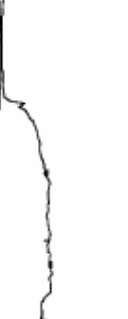
#> input picture data/profiles_1/profile_18_04.png, 128 x 319 px
$ python prepare_profile.py
#> lines starting #> are read from the running program, lines starting #| are printed output that depends on the picture
import csv
from dataclasses import dataclass
from pathlib import Path

from PIL import Image, ImageDraw


@dataclass
class PrepareProfile:
    profiles_name: str

    def cleaning(self, profile_name: str) -> list[tuple[float, float]]:
        """Noise removal and image output."""
#> called with profile_name = 'profile_18_04.png'
        coef: float = 2.46 * 10**10
        list_coords: list[tuple[float, float]] = list()
        path_to_profiles = Path(
            Path(__file__).parents[1], "data", self.profiles_name
        )

        image = Image.open(Path(path_to_profiles, profile_name))
#> image is the input picture: PIL image 128x319 RGBA; mean R, G, B, A 249.6, 249.6, 249.6, 255
        pix = image.load()
        draw = ImageDraw.Draw(image)
        width: int = image.size[0]
#> width = 128
        height: int = image.size[1]
#> height = 319

        for i in range(height):
            for j in range(width):
                a: int = pix[j, i][0]
                b: int = pix[j, i][1]
                c: int = pix[j, i][2]
                if a + b + c > 531:
                    draw.point((j, i), (255, 255, 255))
                else:
                    draw.point((j, i), (0, 0, 0))
                    list_coords.append(
                        (
                            1000 - (i * 1000 / height),
                            coef * j * 30 / width,
                        )
                    )
                    for k in range(j + 1, width):
                        draw.point((k, i), (255, 255, 255))
                    break
#> after the loop, list_coords = 319 pairs, first value 3.13 to 1000, second value 0 to 2.88e+11

        path_to_clean_profile: Path = Path(path_to_profiles, "clean")
        if not path_to_clean_profile.is_dir():
            path_to_clean_profile.mkdir()

        if Path(path_to_clean_profile, profile_name).is_file():
            Path(path_to_clean_profile, profile_name).unlink()
        image.save(Path(path_to_clean_profile, profile_name))
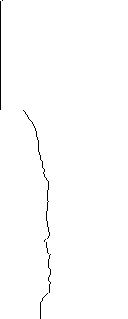
#> saved as profile_18_04.png: PIL image 128x319 RGBA; mean R, G, B, A 253, 253, 253, 255

        path_to_csv_profile = Path(path_to_profiles, "csv")
        if not path_to_csv_profile.is_dir():
            path_to_csv_profile.mkdir()

        with open(
            Path(path_to_csv_profile, profile_name.replace("png", "csv")), "w"
        ) as csv_file:
            writer = csv.writer(csv_file)
            writer.writerows(list_coords)
        del draw
        return list_coords


if __name__ == "__main__":
    profile_1: PrepareProfile = PrepareProfile("profiles_1")
    list_coords_out: list[tuple[float, float]] = profile_1.cleaning(
        "profile_18_04.png"
    )
#> list_coords_out has the same summary as list_coords in cleaning
    for txt_path in Path(Path(__file__).parents[1], "data", "profiles_1").glob(
        "*.png"
    ):
        if txt_path.name != "profiles.png":
            list_coords_out: list[tuple[float, float]] = profile_1.cleaning(
                txt_path.name
            )
